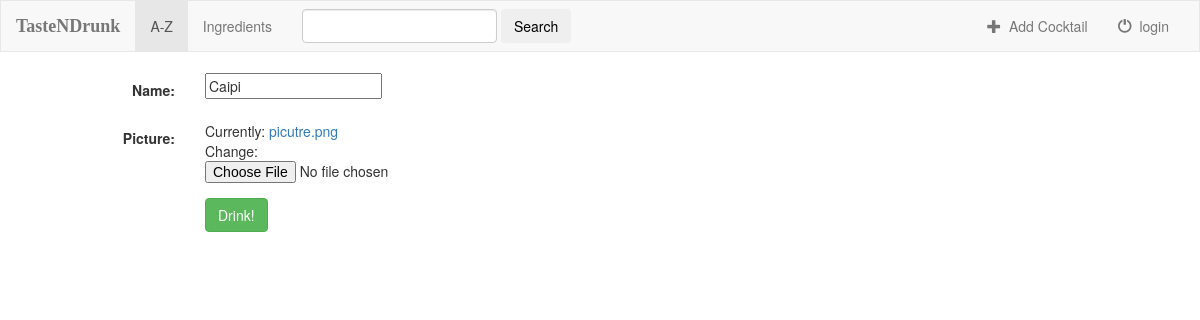
The page /cocktails/cocktail/1 on the database as committed earlier.
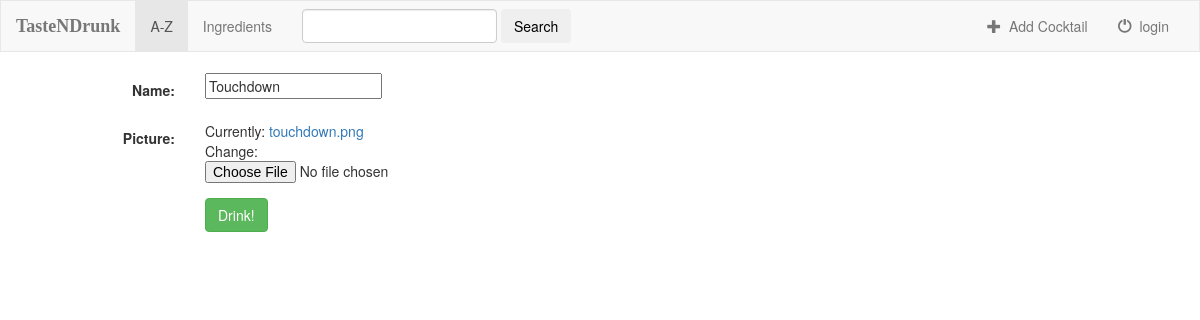
The same page on the database as committed later.
### cocktails/models.py (models this page shows, shortened)
class Cocktail(models.Model):
    name = models.CharField(max_length=250, unique=True)
    rating = models.IntegerField(null=True)
    picture = models.FileField()

### cocktails/views.py (the view)
# urls.py: path('cocktail/<int:pk>', views.CocktailUpdate.as_view(), name='cocktail-update'),
class CocktailUpdate(UpdateView):
    model = Cocktail
    fields = ["name", "picture"]  # , "ingredient_set"]

### cocktails/templates/cocktails/cocktail_form.html (shortened to what this page needs)
{% extends "cocktails/base.html" %}
{% block body %}
    <form class="form-horizontal" action="" method="post" enctype="multipart/form-data">
        {% include "cocktails/form-template.html" %}
        <div class="form-group">
            <div class="col-sm-offset-2 col-sm-10">
                <button type="submit" class="btn btn-success">Drink!</button>
            </div>
        </div>
    </form>
{% endblock %}

### cocktails/templates/cocktails/base.html (shortened to what this page needs)
<!DOCTYPE html>
<html lang="en">
<head>
    {% load staticfiles %}
    <link rel="stylesheet" href="https://maxcdn.bootstrapcdn.com/bootstrap/3.3.7/css/bootstrap.min.css"
>
    <link rel="stylesheet" type="text/css" href="{% static 'cocktails/style.css' %}"/>
</head>
<body>
<nav class="navbar navbar-default">
    <div class="container-fluid">
        <div class="navbar-header">
            <a class="navbar-brand" href="{% url "cocktails:index" %}">TasteNDrunk</a>
        </div>
        <div class="collapse navbar-collapse" id="topNavBar">
            <ul class="nav navbar-nav">
                <li class="active">
                    <a href="{% url "cocktails:index" %}">A-Z</a>
                </li>
                <li class="">
                    <a href="#">Ingredients</a>
                </li>
            </ul>
            <form style="color:black" class="navbar-form navbar-left" role="search" method="get" action="#">
                <div class="form-group"><input name="q" class="form-control" type="text"></div>
                <button class="btn btn-defaul" type="submit">Search</button>
            </form>
            <ul class="nav navbar-nav navbar-right">
                <li class="">
                    <a href="{% url "cocktails:cocktail-add" %}">
                        <span class=" glyphicon glyphicon-plus" aria-hidden="true"></span>&nbsp; Add Cocktail
                    </a>
                </li>
                {% if not user.is_authenticated %}
                    <li>
                        <a href="{% url "cocktails:login" %}">
                            <span class=" glyphicon glyphicon-off" aria-hidden="true"></span>&nbsp; login
                        </a>
                    </li>
                {% endif %}
            </ul>
        </div>
    </div>
</nav>
{% block body %}{% endblock %}
</body>
</html>

### cocktails/templates/cocktails/form-template.html (shortened to what this page needs)
{% for f in form %}
    <div class="form-group">
        <div class="col-sm-offset-2 col-sm-10">
        </div>
        <label class="control-label col-sm-2">{{ f.label_tag }}</label>
        <div class="col-sm-10"> {{ f }}</div>
    </div>
{% endfor %}

### cocktails/static/cocktails/style.css (style rules this page uses)
body { background: white no-repeat; / / url("img/bar_background.jpg") no-repeat; background-size: cover; box-sizing: border-box; }
.navbar { -webkit-border-radius: 0; -moz-border-radius: 0; border-radius: 0; }
.navbar-header { font-family: 'Rametto One', cursive; font-weight: bolder; }

Rows that differ between the two databases and show on the page:
changed Cocktail: name "Caipi" → "Touchdown"
Other text that changed with them:
text no longer shown: "Currently: picutre.png Change:"
text now shown: "Currently: touchdown.png Change:"
